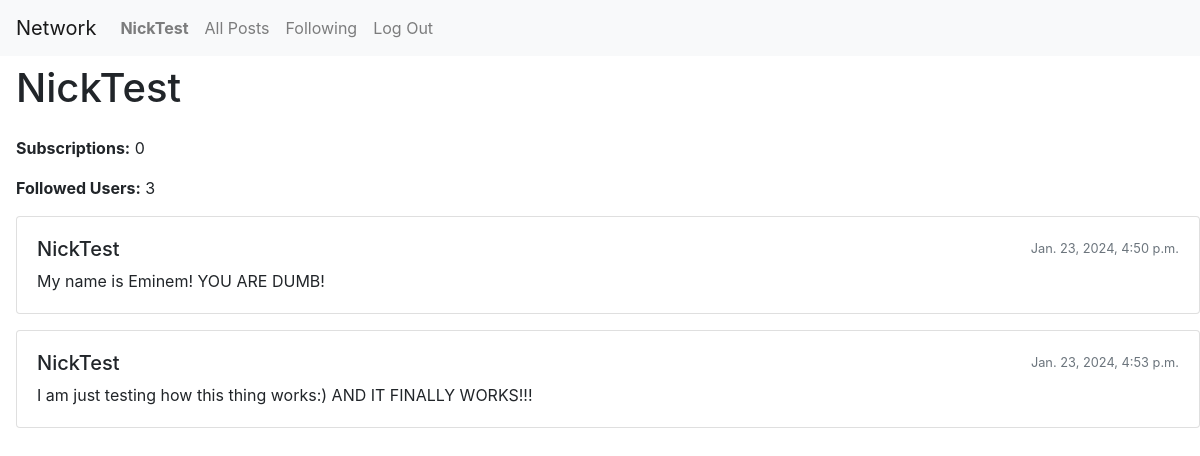
/dispay_profile/1 (signed in), run on the app's committed database.
### network/models.py (models this page shows, shortened)
class User(AbstractUser):
    subscriptions = models.ManyToManyField(
        'self', symmetrical=False, blank=True, related_name='subscribers')

class Posts(models.Model):
    creator = models.ForeignKey(
        User, on_delete=models.CASCADE, related_name='creator')
    post_text = models.TextField(blank=False, null=True)
    date = models.DateTimeField()
    liked_by_users = models.ManyToManyField(
        User, blank=True, related_name='liked_posts')

### network/views.py (the view)
# urls.py: path('dispay_profile/<int:user_id>', views.display_profile, name='display_profile'),
def display_profile(request, user_id):
    user_data = User.objects.get(id=user_id)
    posts = Posts.objects.filter(creator_id = user_id)
    return render(request, "network/profile.html", {
        'posts': posts,
        'user_data': user_data
    })

### network/templates/network/profile.html (shortened to what this page needs)
{% extends "network/layout.html" %}
{% load static %}
{% block body %}
    <div class="mt-2 ml-3">
        <h1 class="mb-4">{{ user_data.username }}</h1>
        <p id='subs'><strong>Subscriptions:</strong> {{ user_data.subscriptions.count }}</p>
        <p id='followsCount' data-initial-count="{{ user_data.subscribers.count }}"><strong>Followed Users:</strong> {{ user_data.subscribers.count }}</p>
        {% for post in posts %}
            <div class="card mb-3">
                <div class="card-body">
                    <div class="d-flex justify-content-between align-items-center mb-2">
                        <div class="d-flex align-items-center">
                            <h5 class="card-title mb-0">{{ post.creator }}</h5>
                        </div>
                        <small class="text-muted">{{ post.date }}</small>
                    </div>
                    <p class="card-text">{{ post.post_text }}</p>
                </div>
            </div>
        {% endfor %}
    </div>
{% endblock %}

### network/templates/network/layout.html (shortened to what this page needs)
{% load static %}
<!DOCTYPE html>
<html lang="en">
    <head>
        <link rel="stylesheet" href="https://stackpath.bootstrapcdn.com/bootstrap/4.4.1/css/bootstrap.min.css">
         <link rel="stylesheet" href="https://cdn.jsdelivr.net/npm/bootstrap-icons@1.11.3/font/bootstrap-icons.min.css">
        <link href="{% static 'network/styles.css' %}" rel="stylesheet">
    </head>
    <body>
        <nav class="navbar navbar-expand-lg navbar-light bg-light">
            <a class="navbar-brand" href="#">Network</a>
            <div>
              <ul class="navbar-nav mr-auto">
                {% if user.is_authenticated %}
                    <li class="nav-item">
                        <a class="nav-link" href="{% url 'display_profile' user.id %}"><strong>{{ user.username }}</strong></a>
                    </li>
                {% endif %}
                <li class="nav-item">
                  <a class="nav-link" href="{% url 'index' %}">All Posts</a>
                </li>
                {% if user.is_authenticated %}
                    <li class="nav-item">
                        <a class="nav-link" href="{% url 'my_followings' %}">Following</a>
                    </li>
                    <li class="nav-item">
                        <a class="nav-link" href="{% url 'logout' %}">Log Out</a>
                    </li>
                {% endif %}
              </ul>
            </div>
          </nav>
        <div class="body">
            {% block body %}
            {% endblock %}
        </div>
    </body>
</html>

### data on the page
User: username "NickTest", subscriptions.count "0", subscribers.count "3"
Posts: creator "NickTest", date "Jan. 23, 2024, 4:50 p.m.", post_text "My name is Eminem! YOU ARE DUMB!"
Posts: creator "NickTest", date "Jan. 23, 2024, 4:53 p.m.", post_text "I am just testing how this thing works:) AND IT FINALLY WORKS!!!"
